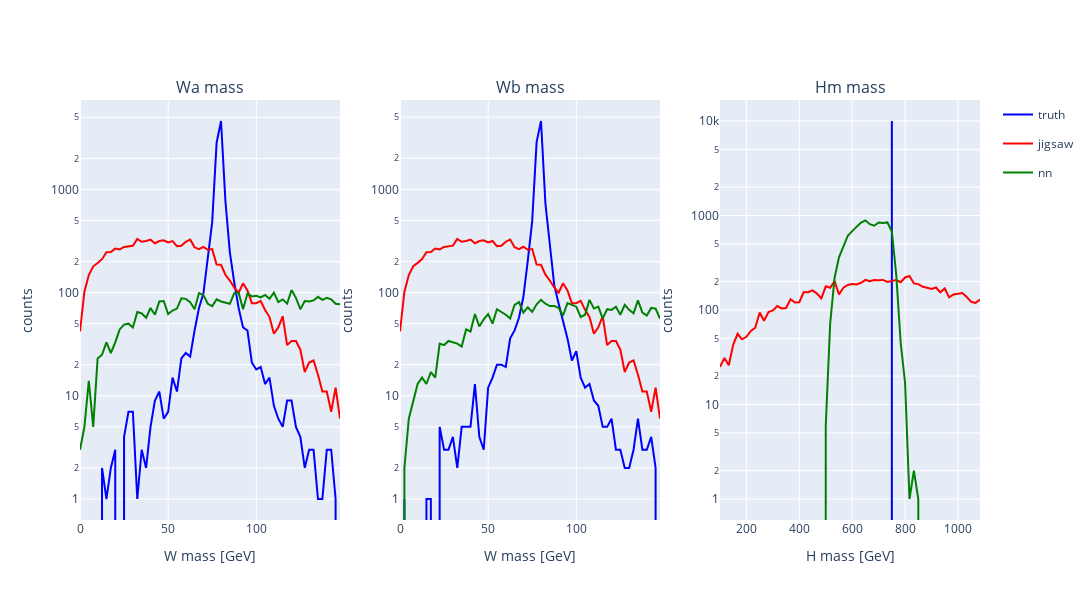

Here is the notebook cell this chart was saved with:
### Code cell
plotter_hm_400.mass_plot(hm_plot_range=(100, 1100), dataset=h750_hm_pad)

### Figure 1 — Plotly figure (JSON) as saved in the notebook; plotly's stock layout.template omitted (floating-point values rounded to 4 significant figures)
{"data": [{"legendgroup": "truth", "line": {"color": "blue"}, "name": "truth", "showlegend": true, "type": "scatter", "x": [0, 2.5, 5, 7.5, 10, 12.5, 15, 17.5, 20, 22.5, 25, 27.5, 30, 32.5, 35, 37.5, 40, 42.5, 45, 47.5, 50, 52.5, 55, 57.5, 60, 62.5, 65, 67.5, 70, 72.5, 75, 77.5, 80, 82.5, 85, 87.5, 90, 92.5, 95, 97.5, 100, 102.5, 105, 107.5, 110, 112.5, 115, 117.5, 120, 122.5, 125, 127.5, 130, 132.5, 135, 137.5, 140, 142.5, 145, 147.5, 150], "xaxis": "x", "y": [0, 0, 0, 0, 0, 2, 1, 2, 3, 0, 4, 7, 7, 1, 3, 2, 5, 9, 11, 6, 7, 15, 11, 23, 26, 24, 43, 71, 98, 213, 482, 2835, 4606, 771, 247, 126, 71, 46, 43, 21, 18, 19, 13, 15, 8, 6, 5, 9, 9, 5, 4, 2, 3, 3, 1, 1, 3, 3, 1, 0], "yaxis": "y"}, {"legendgroup": "jigsaw", "line": {"color": "red"}, "name": "jigsaw", "showlegend": true, "type": "scatter", "x": [0, 2.5, 5, 7.5, 10, 12.5, 15, 17.5, 20, 22.5, 25, 27.5, 30, 32.5, 35, 37.5, 40, 42.5, 45, 47.5, 50, 52.5, 55, 57.5, 60, 62.5, 65, 67.5, 70, 72.5, 75, 77.5, 80, 82.5, 85, 87.5, 90, 92.5, 95, 97.5, 100, 102.5, 105, 107.5, 110, 112.5, 115, 117.5, 120, 122.5, 125, 127.5, 130, 132.5, 135, 137.5, 140, 142.5, 145, 147.5, 150], "xaxis": "x", "y": [42, 102, 148, 180, 194, 211, 246, 247, 267, 262, 277, 282, 285, 331, 311, 316, 326, 300, 316, 321, 306, 316, 282, 284, 311, 326, 275, 264, 278, 260, 264, 187, 186, 149, 131, 112, 100, 123, 105, 79, 79, 83, 68, 58, 40, 46, 59, 31, 34, 34, 28, 17, 21, 22, 16, 11, 11, 7, 12, 6], "yaxis": "y"}, {"legendgroup": "nn", "line": {"color": "green"}, "name": "nn", "showlegend": true, "type": "scatter", "x": [0, 2.5, 5, 7.5, 10, 12.5, 15, 17.5, 20, 22.5, 25, 27.5, 30, 32.5, 35, 37.5, 40, 42.5, 45, 47.5, 50, 52.5, 55, 57.5, 60, 62.5, 65, 67.5, 70, 72.5, 75, 77.5, 80, 82.5, 85, 87.5, 90, 92.5, 95, 97.5, 100, 102.5, 105, 107.5, 110, 112.5, 115, 117.5, 120, 122.5, 125, 127.5, 130, 132.5, 135, 137.5, 140, 142.5, 145, 147.5, 150], "xaxis": "x", "y": [3, 5, 14, 5, 23, 25, 33, 26, 33, 44, 49, 50, 46, 65, 63, 57, 71, 61, 82, 83, 62, 67, 70, 88, 87, 81, 69, 99, 95, 78, 74, 86, 82, 80, 78, 99, 100, 69, 98, 92, 93, 90, 95, 87, 100, 81, 86, 78, 106, 89, 69, 83, 82, 84, 91, 85, 89, 86, 78, 77], "yaxis": "y"}, {"legendgroup": "truth", "line": {"color": "blue"}, "name": "truth", "showlegend": false, "type": "scatter", "x": [0, 2.5, 5, 7.5, 10, 12.5, 15, 17.5, 20, 22.5, 25, 27.5, 30, 32.5, 35, 37.5, 40, 42.5, 45, 47.5, 50, 52.5, 55, 57.5, 60, 62.5, 65, 67.5, 70, 72.5, 75, 77.5, 80, 82.5, 85, 87.5, 90, 92.5, 95, 97.5, 100, 102.5, 105, 107.5, 110, 112.5, 115, 117.5, 120, 122.5, 125, 127.5, 130, 132.5, 135, 137.5, 140, 142.5, 145, 147.5, 150], "xaxis": "x2", "y": [0, 1, 0, 0, 0, 0, 1, 1, 0, 5, 3, 3, 4, 2, 5, 5, 5, 13, 4, 3, 12, 15, 20, 20, 19, 36, 43, 57, 91, 204, 492, 2875, 4597, 726, 269, 118, 78, 54, 36, 22, 27, 15, 12, 13, 9, 8, 5, 5, 6, 3, 3, 2, 2, 3, 6, 3, 3, 4, 2, 0], "yaxis": "y2"}, {"legendgroup": "jigsaw", "line": {"color": "red"}, "name": "jigsaw", "showlegend": false, "type": "scatter", "x": [0, 2.5, 5, 7.5, 10, 12.5, 15, 17.5, 20, 22.5, 25, 27.5, 30, 32.5, 35, 37.5, 40, 42.5, 45, 47.5, 50, 52.5, 55, 57.5, 60, 62.5, 65, 67.5, 70, 72.5, 75, 77.5, 80, 82.5, 85, 87.5, 90, 92.5, 95, 97.5, 100, 102.5, 105, 107.5, 110, 112.5, 115, 117.5, 120, 122.5, 125, 127.5, 130, 132.5, 135, 137.5, 140, 142.5, 145, 147.5, 150], "xaxis": "x2", "y": [42, 102, 148, 180, 194, 211, 246, 247, 267, 262, 277, 282, 285, 331, 311, 316, 326, 300, 316, 321, 306, 316, 282, 284, 311, 326, 275, 264, 278, 260, 264, 187, 186, 149, 131, 112, 100, 123, 105, 79, 79, 83, 68, 58, 40, 46, 59, 31, 34, 34, 28, 17, 21, 22, 16, 11, 11, 7, 12, 6], "yaxis": "y2"}, {"legendgroup": "nn", "line": {"color": "green"}, "name": "nn", "showlegend": false, "type": "scatter", "x": [0, 2.5, 5, 7.5, 10, 12.5, 15, 17.5, 20, 22.5, 25, 27.5, 30, 32.5, 35, 37.5, 40, 42.5, 45, 47.5, 50, 52.5, 55, 57.5, 60, 62.5, 65, 67.5, 70, 72.5, 75, 77.5, 80, 82.5, 85, 87.5, 90, 92.5, 95, 97.5, 100, 102.5, 105, 107.5, 110, 112.5, 115, 117.5, 120, 122.5, 125, 127.5, 130, 132.5, 135, 137.5, 140, 142.5, 145, 147.5, 150], "xaxis": "x2", "y": [0, 2, 6, 9, 13, 15, 13, 17, 15, 32, 31, 34, 33, 32, 30, 44, 42, 62, 47, 55, 62, 50, 69, 65, 61, 56, 76, 81, 64, 72, 65, 77, 85, 78, 74, 74, 71, 60, 79, 76, 73, 58, 61, 85, 70, 73, 56, 69, 68, 73, 61, 76, 68, 63, 84, 64, 60, 71, 70, 56], "yaxis": "y2"}, {"legendgroup": "truth", "line": {"color": "blue"}, "name": "truth", "showlegend": false, "type": "scatter", "x": [100, 116.7, 133.3, 150, 166.7, 183.3, 200, 216.7, 233.3, 250, 266.7, 283.3, 300, 316.7, 333.3, 350, 366.7, 383.3, 400, 416.7, 433.3, 450, 466.7, 483.3, 500, 516.7, 533.3, 550, 566.7, 583.3, 600, 616.7, 633.3, 650, 666.7, 683.3, 700, 716.7, 733.3, 750, 766.7, 783.3, 800, 816.7, 833.3, 850, 866.7, 883.3, 900, 916.7, 933.3, 950.0, 966.7, 983.3, 1000.0, 1017.0, 1033.0, 1050, 1067.0, 1083.0, 1100], "xaxis": "x3", "y": [0, 0, 0, 0, 0, 0, 0, 0, 0, 0, 0, 0, 0, 0, 0, 0, 0, 0, 0, 0, 0, 0, 0, 0, 0, 0, 0, 0, 0, 0, 0, 0, 0, 0, 0, 0, 0, 0, 0, 10000, 0, 0, 0, 0, 0, 0, 0, 0, 0, 0, 0, 0, 0, 0, 0, 0, 0, 0, 0, 0], "yaxis": "y3"}, {"legendgroup": "jigsaw", "line": {"color": "red"}, "name": "jigsaw", "showlegend": false, "type": "scatter", "x": [100, 116.7, 133.3, 150, 166.7, 183.3, 200, 216.7, 233.3, 250, 266.7, 283.3, 300, 316.7, 333.3, 350, 366.7, 383.3, 400, 416.7, 433.3, 450, 466.7, 483.3, 500, 516.7, 533.3, 550, 566.7, 583.3, 600, 616.7, 633.3, 650, 666.7, 683.3, 700, 716.7, 733.3, 750, 766.7, 783.3, 800, 816.7, 833.3, 850, 866.7, 883.3, 900, 916.7, 933.3, 950.0, 966.7, 983.3, 1000.0, 1017.0, 1033.0, 1050, 1067.0, 1083.0, 1100], "xaxis": "x3", "y": [25, 31, 26, 43, 56, 49, 52, 60, 65, 94, 77, 95, 99, 110, 104, 105, 130, 120, 121, 155, 154, 161, 149, 133, 178, 172, 202, 146, 172, 184, 188, 186, 194, 208, 202, 208, 206, 208, 198, 202, 207, 197, 221, 229, 191, 188, 176, 172, 167, 173, 154, 169, 136, 146, 149, 151, 137, 122, 119, 129], "yaxis": "y3"}, {"legendgroup": "nn", "line": {"color": "green"}, "name": "nn", "showlegend": false, "type": "scatter", "x": [100, 116.7, 133.3, 150, 166.7, 183.3, 200, 216.7, 233.3, 250, 266.7, 283.3, 300, 316.7, 333.3, 350, 366.7, 383.3, 400, 416.7, 433.3, 450, 466.7, 483.3, 500, 516.7, 533.3, 550, 566.7, 583.3, 600, 616.7, 633.3, 650, 666.7, 683.3, 700, 716.7, 733.3, 750, 766.7, 783.3, 800, 816.7, 833.3, 850, 866.7, 883.3, 900, 916.7, 933.3, 950.0, 966.7, 983.3, 1000.0, 1017.0, 1033.0, 1050, 1067.0, 1083.0, 1100], "xaxis": "x3", "y": [0, 0, 0, 0, 0, 0, 0, 0, 0, 0, 0, 0, 0, 0, 0, 0, 0, 0, 0, 0, 0, 0, 0, 0, 6, 72, 219, 361, 470, 611, 684, 764, 841, 889, 809, 779, 843, 831, 844, 677, 234, 45, 17, 1, 2, 1, 0, 0, 0, 0, 0, 0, 0, 0, 0, 0, 0, 0, 0, 0], "yaxis": "y3"}], "layout": {"annotations": [{"font": {"size": 16}, "showarrow": false, "text": "Wa mass", "x": 0.1444, "xanchor": "center", "xref": "paper", "y": 1, "yanchor": "bottom", "yref": "paper"}, {"font": {"size": 16}, "showarrow": false, "text": "Wb mass", "x": 0.5, "xanchor": "center", "xref": "paper", "y": 1, "yanchor": "bottom", "yref": "paper"}, {"font": {"size": 16}, "showarrow": false, "text": "Hm mass", "x": 0.8556, "xanchor": "center", "xref": "paper", "y": 1, "yanchor": "bottom", "yref": "paper"}], "height": 600, "width": 1200, "xaxis": {"anchor": "y", "autorange": true, "domain": [0, 0.2889], "range": [0, 147.5], "title": {"text": "W mass [GeV]"}, "type": "linear"}, "xaxis2": {"anchor": "y2", "autorange": true, "domain": [0.3556, 0.6444], "range": [0, 147.5], "title": {"text": "W mass [GeV]"}, "type": "linear"}, "xaxis3": {"anchor": "y3", "autorange": true, "domain": [0.7111, 1], "range": [100, 1083.0], "title": {"text": "H mass [GeV]"}, "type": "linear"}, "yaxis": {"anchor": "x", "autorange": true, "domain": [0, 1], "range": [-0.2035, 3.867], "rangemode": "tozero", "title": {"text": "counts"}, "type": "log"}, "yaxis2": {"anchor": "x2", "autorange": true, "domain": [0, 1], "range": [-0.2035, 3.866], "rangemode": "tozero", "title": {"text": "counts"}, "type": "log"}, "yaxis3": {"anchor": "x3", "autorange": true, "domain": [0, 1], "range": [-0.2222, 4.222], "rangemode": "tozero", "title": {"text": "counts"}, "type": "log"}}}
